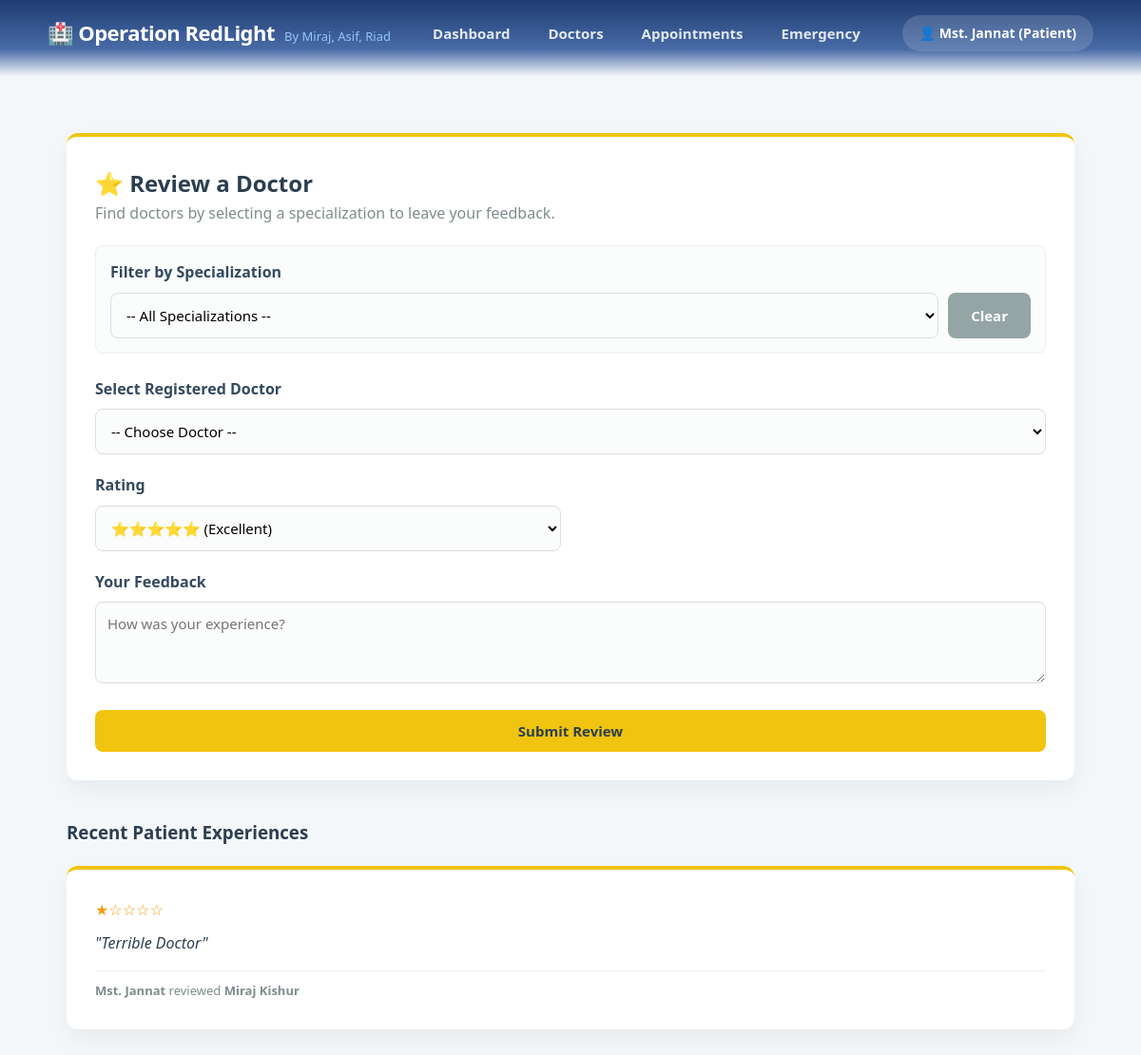
The page /reviews.php (signed in) on the database its author committed.
### tables this page shows
CREATE TABLE `reviews` (
  `review_id` int(11) NOT NULL,
  `patient_id` int(11) DEFAULT NULL,
  `doctor_id` int(11) DEFAULT NULL,
  `rating` int(11) DEFAULT NULL,
  `comment` text DEFAULT NULL
);

CREATE TABLE `patients` (
  `patient_id` int(11) NOT NULL,
  `name` varchar(100) NOT NULL,
  `age` int(11) DEFAULT NULL,
  `gender` enum('Male','Female','Other') DEFAULT NULL,
  `email` varchar(100) DEFAULT NULL,
  `password` varchar(255) DEFAULT NULL
);

CREATE TABLE `doctors` (
  `doctor_id` int(11) NOT NULL,
  `name` varchar(100) NOT NULL,
  `email` varchar(100) DEFAULT NULL,
  `password` varchar(255) DEFAULT NULL,
  `gender` enum('Male','Female','Other') DEFAULT NULL,
  `specialization` varchar(100) DEFAULT NULL,
  `hospital_id` int(11) DEFAULT NULL,
  `experience_years` int(11) DEFAULT 0,
  `bio_data` text DEFAULT NULL,
  `current_workplace` varchar(255) DEFAULT NULL,
  `position` varchar(100) DEFAULT NULL,
  `credentials_file` varchar(255) DEFAULT NULL,
  `profile_pic` varchar(255) DEFAULT 'default_doc.png'
);

### reviews.php (the view, shortened to what this page needs)
<?php
include 'header.php';
include 'db.php';
?>
<div class="container">
    <div class="card" style="border-top-color: #f1c40f;">
        <h2>⭐ Review a Doctor</h2>
        <p style="color: #7f8c8d; margin-bottom: 20px;">Find doctors by selecting a specialization to leave your feedback.</p>
        <form method="GET" style="background: #fbfcfc; padding: 15px; border-radius: 8px; margin-bottom: 25px; border: 1px solid #eee;">
            <div class="form-group" style="margin-bottom:0; display: flex; gap: 10px; align-items: flex-end;">
                <div style="flex: 1;">
                    <label>Filter by Specialization</label>
                    <select name="spec" onchange="this.form.submit()">
                        <option value="">-- All Specializations --</option>
                    </select>
                </div>
                <a href="reviews.php" class="btn" style="background: #95a5a6;">Clear</a>
            </div>
        </form>
        <form method="POST">
            <div class="form-group">
                <label>Select Registered Doctor</label>
                <select name="doctor_id" required>
                    <option value="">-- Choose Doctor --</option>
                </select>
            </div>
            <div class="grid-2">
                <div class="form-group">
                    <label>Rating</label>
                    <select name="rating" required>
                        <option value="5">⭐⭐⭐⭐⭐ (Excellent)</option>
                    </select>
                </div>
            </div>
            <div class="form-group">
                <label>Your Feedback</label>
                <textarea name="comment" rows="3" placeholder="How was your experience?" required></textarea>
            </div>
            <button type="submit" name="submit_review" class="btn" style="background: #f1c40f; color: #2c3e50; width: 100%;">Submit Review</button>
        </form>
    </div>
    <h3 style="margin-top: 40px; margin-bottom: 20px;">Recent Patient Experiences</h3>
    <div class="cards-grid">
        <?php
        $revs = $conn->query("SELECT r.*, p.name as p_name, d.name as d_name FROM Reviews r
                              JOIN Patients p ON r.patient_id = p.patient_id
                              JOIN Doctors d ON r.doctor_id = d.doctor_id
                              ORDER BY r.review_id DESC LIMIT 6");
        while($r = $revs->fetch_assoc()) {
            echo "<div class='card' style='border-top: 4px solid #f1c40f;'>";
            echo "<div style='color: #f39c12; margin-bottom: 10px;'>" . str_repeat('★', $r['rating']) . str_repeat('☆', 5 - $r['rating']) . "</div>";
            echo "<p style='font-style: italic;'>\"" . htmlspecialchars($r['comment']) . "\"</p>";
            echo "<p style='font-size: 13px; margin-top: 15px; color: #7f8c8d; border-top: 1px solid #eee; padding-top: 10px;'>";
            echo "<strong>" . htmlspecialchars($r['p_name']) . "</strong> reviewed <strong>" . htmlspecialchars($r['d_name']) . "</strong>";
            echo "</p></div>";
        }
        ?>
    </div>
</div>

### style.css (style rules this page uses)
* { margin: 0; padding: 0; box-sizing: border-box; font-family: 'Segoe UI', Tahoma, Geneva, Verdana, sans-serif; }
body { background-color: #f4f7f9; color: #2c3e50; line-height: 1.6; }
a { text-decoration: none; }
.container { max-width: 1100px; margin: 40px auto; padding: 20px; }
.card { background: white; padding: 30px; border-radius: 12px; box-shadow: 0 10px 25px rgba(0,0,0,0.05); border-top: 4px solid #3498db; margin-bottom: 25px; transition: transform 0.2s; }
.form-group { margin-bottom: 20px; }
label { display: block; font-weight: 600; margin-bottom: 8px; color: #34495e; }
input[type="text"], input[type="email"], input[type="password"], input[type="number"], select, textarea { width: 100%; padding: 12px; border: 1px solid #dcdde1; border-radius: 8px; font-size: 15px; transition: border-color 0.3s; background: #fbfcfc; }
.btn { display: inline-block; background: #3498db; color: white; padding: 12px 24px; border: none; border-radius: 8px; font-weight: bold; cursor: pointer; transition: 0.3s; text-align: center; font-size: 15px; }
.grid-2 { display: grid; grid-template-columns: 1fr 1fr; gap: 20px; }

### rows shown on the page
reviews: rating "★", rating "☆☆☆☆", comment "Terrible Doctor", patient.name "Mst. Jannat", doctor.name "Miraj Kishur"

### other values the page prints
$_SESSION['user'] "Mst. Jannat"
$_SESSION['role'] "Patient"
